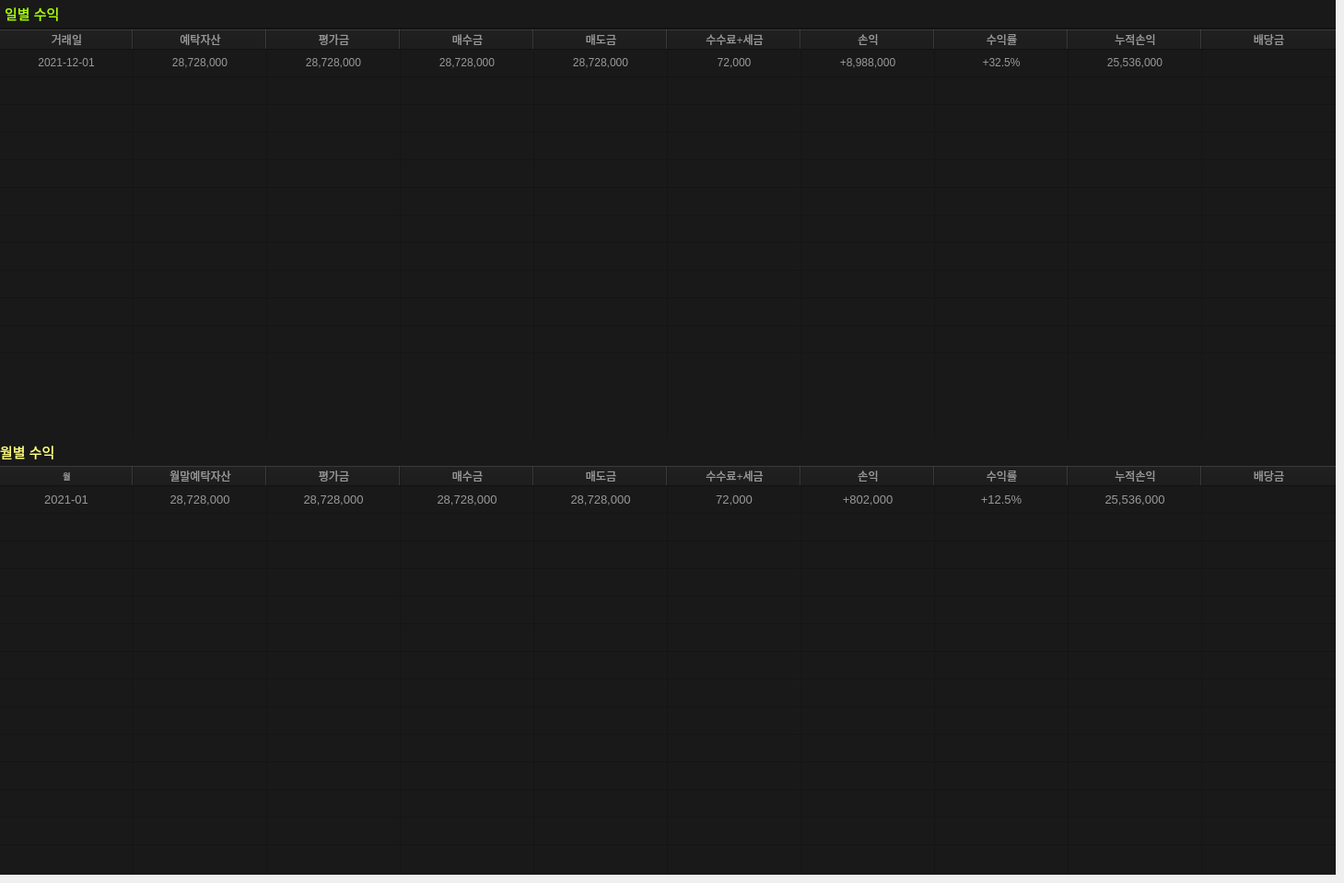
            <widget class="QWidget" name="page_2">
             <widget class="QFrame" name="frame_9">
              <property name="geometry">
               <rect>
                <x>0</x>
                <y>0</y>
                <width>1450</width>
                <height>950</height>
               </rect>
              </property>
              <property name="minimumSize">
               <size>
                <width>1450</width>
                <height>950</height>
               </size>
              </property>
              <property name="maximumSize">
               <size>
                <width>1000</width>
                <height>16777215</height>
               </size>
              </property>
              <property name="styleSheet">
               <string notr="true">background-color: rgb(18, 18, 18);</string>
              </property>
              <property name="frameShape">
               <enum>QFrame::NoFrame</enum>
              </property>
              <property name="frameShadow">
               <enum>QFrame::Raised</enum>
              </property>
              <layout class="QVBoxLayout" name="verticalLayout_29" stretch="0,0">
               <property name="spacing">
                <number>2</number>
               </property>
               <property name="leftMargin">
                <number>0</number>
               </property>
               <property name="topMargin">
                <number>0</number>
               </property>
               <property name="rightMargin">
                <number>0</number>
               </property>
               <property name="bottomMargin">
                <number>0</number>
               </property>
               <item>
                <widget class="QFrame" name="frame_21">
                 <property name="minimumSize">
                  <size>
                   <width>0</width>
                   <height>30</height>
                  </size>
                 </property>
                 <property name="maximumSize">
                  <size>
                   <width>16777215</width>
                   <height>30</height>
                  </size>
                 </property>
                 <property name="styleSheet">
                  <string notr="true">background-color: rgb(25, 25, 25);</string>
                 </property>
                 <property name="frameShape">
                  <enum>QFrame::NoFrame</enum>
                 </property>
                 <property name="frameShadow">
                  <enum>QFrame::Raised</enum>
                 </property>
                 <layout class="QHBoxLayout" name="horizontalLayout_16">
                  <property name="spacing">
                   <number>0</number>
                  </property>
                  <property name="leftMargin">
                   <number>5</number>
                  </property>
                  <property name="topMargin">
                   <number>0</number>
                  </property>
                  <property name="rightMargin">
                   <number>5</number>
                  </property>
                  <property name="bottomMargin">
                   <number>0</number>
                  </property>
                  <item>
                   <widget class="QLabel" name="label_33">
                    <property name="minimumSize">
                     <size>
                      <width>0</width>
                      <height>30</height>
                     </size>
                    </property>
                    <property name="maximumSize">
                     <size>
                      <width>16777215</width>
                      <height>30</height>
                     </size>
                    </property>
                    <property name="font">
                     <font>
                      <family>Arial</family>
                      <pointsize>11</pointsize>
                      <weight>50</weight>
                      <bold>false</bold>
                     </font>
                    </property>
                    <property name="styleSheet">
                     <string notr="true">color: rgb(152, 152, 152);</string>
                    </property>
                    <property name="text">
                     <string>&lt;html&gt;&lt;head/&gt;&lt;body&gt;&lt;p&gt;&lt;span style=&quot; color:#aaff00;&quot;&gt;일별 수익&lt;/span&gt;&lt;/p&gt;&lt;/body&gt;&lt;/html&gt;</string>
                    </property>
                    <property name="alignment">
                     <set>Qt::AlignLeading|Qt::AlignLeft|Qt::AlignVCenter</set>
                    </property>
                   </widget>
                  </item>
                 </layout>
                </widget>
               </item>
               <item>
                <widget class="QFrame" name="dataFrame_6">
                 <property name="styleSheet">
                  <string notr="true">background-color: rgb(25, 25, 25);</string>
                 </property>
                 <property name="frameShape">
                  <enum>QFrame::NoFrame</enum>
                 </property>
                 <property name="frameShadow">
                  <enum>QFrame::Raised</enum>
                 </property>
                 <layout class="QVBoxLayout" name="verticalLayout_9">
                  <property name="spacing">
                   <number>0</number>
                  </property>
                  <property name="leftMargin">
                   <number>0</number>
                  </property>
                  <property name="topMargin">
                   <number>0</number>
                  </property>
                  <property name="rightMargin">
                   <number>0</number>
                  </property>
                  <property name="bottomMargin">
                   <number>0</number>
                  </property>
                  <item>
                   <widget class="QTableWidget" name="tableWidget_10">
                    <property name="minimumSize">
                     <size>
                      <width>1000</width>
                      <height>450</height>
                     </size>
                    </property>
                    <property name="maximumSize">
                     <size>
                      <width>16777215</width>
                      <height>450</height>
                     </size>
                    </property>
                    <property name="styleSheet">
                     <string notr="true">color: rgb(152, 152, 152);
background-color: rgb(25, 25, 25);</string>
                    </property>
                    <property name="frameShape">
                     <enum>QFrame::NoFrame</enum>
                    </property>
                    <property name="verticalScrollBarPolicy">
                     <enum>Qt::ScrollBarAlwaysOff</enum>
                    </property>
                    <property name="horizontalScrollBarPolicy">
                     <enum>Qt::ScrollBarAlwaysOff</enum>
                    </property>
                    <property name="sizeAdjustPolicy">
                     <enum>QAbstractScrollArea::AdjustToContents</enum>
                    </property>
                    <property name="autoScroll">
                     <bool>true</bool>
                    </property>
                    <property name="showDropIndicator" stdset="0">
                     <bool>false</bool>
                    </property>
                    <property name="dragEnabled">
                     <bool>false</bool>
                    </property>
                    <property name="dragDropOverwriteMode">
                     <bool>false</bool>
                    </property>
                    <property name="alternatingRowColors">
                     <bool>false</bool>
                    </property>
                    <property name="showGrid">
                     <bool>true</bool>
                    </property>
                    <property name="sortingEnabled">
                     <bool>true</bool>
                    </property>
                    <property name="rowCount">
                     <number>12</number>
                    </property>
                    <attribute name="horizontalHeaderMinimumSectionSize">
                     <number>50</number>
                    </attribute>
                    <attribute name="horizontalHeaderDefaultSectionSize">
                     <number>145</number>
                    </attribute>
                    <attribute name="horizontalHeaderStretchLastSection">
                     <bool>true</bool>
                    </attribute>
                    <attribute name="verticalHeaderVisible">
                     <bool>false</bool>
                    </attribute>
                    <attribute name="verticalHeaderStretchLastSection">
                     <bool>true</bool>
                    </attribute>
                    <row>
                     <property name="text">
                      <string>새 열</string>
                     </property>
                    </row>
                    <row>
                     <property name="text">
                      <string>새 열</string>
                     </property>
                    </row>
                    <row>
                     <property name="text">
                      <string>새 열</string>
                     </property>
                    </row>
                    <row>
                     <property name="text">
                      <string>새 열</string>
                     </property>
                    </row>
                    <row>
                     <property name="text">
                      <string>새 열</string>
                     </property>
                    </row>
                    <row>
                     <property name="text">
                      <string>새 열</string>
                     </property>
                    </row>
                    <row>
                     <property name="text">
                      <string>새 열</string>
                     </property>
                    </row>
                    <row>
                     <property name="text">
                      <string>새 열</string>
                     </property>
                    </row>
                    <row>
                     <property name="text">
                      <string>새 열</string>
                     </property>
                    </row>
                    <row>
                     <property name="text">
                      <string>새 열</string>
                     </property>
                    </row>
                    <row/>
                    <row/>
                    <column>
                     <property name="text">
                      <string>거래일</string>
                     </property>
                    </column>
                    <column>
                     <property name="text">
                      <string>예탁자산</string>
                     </property>
                    </column>
                    <column>
                     <property name="text">
                      <string>평가금</string>
                     </property>
                    </column>
                    <column>
                     <property name="text">
                      <string notr="true">매수금</string>
                     </property>
                    </column>
                    <column>
                     <property name="text">
                      <string>매도금</string>
                     </property>
                    </column>
                    <column>
                     <property name="text">
                      <string>수수료+세금</string>
                     </property>
                    </column>
                    <column>
                     <property name="text">
                      <string>손익</string>
                     </property>
                    </column>
                    <column>
                     <property name="text">
                      <string>수익률</string>
                     </property>
                    </column>
                    <column>
                     <property name="text">
                      <string>누적손익</string>
                     </property>
                    </column>
                    <column>
                     <property name="text">
                      <string>배당금</string>
                     </property>
                    </column>
                    <item row="0" column="0">
                     <property name="text">
                      <string>2021-12-01</string>
                     </property>
                     <property name="textAlignment">
                      <set>AlignCenter</set>
                     </property>
                    </item>
                    <item row="0" column="1">
                     <property name="text">
                      <string>28,728,000</string>
                     </property>
                     <property name="textAlignment">
                      <set>AlignCenter</set>
                     </property>
                    </item>
                    <item row="0" column="2">
                     <property name="text">
                      <string>28,728,000</string>
                     </property>
                     <property name="textAlignment">
                      <set>AlignCenter</set>
                     </property>
                    </item>
                    <item row="0" column="3">
                     <property name="text">
                      <string>28,728,000</string>
                     </property>
                     <property name="textAlignment">
                      <set>AlignCenter</set>
                     </property>
                    </item>
                    <item row="0" column="4">
                     <property name="text">
                      <string>28,728,000</string>
                     </property>
                     <property name="textAlignment">
                      <set>AlignCenter</set>
                     </property>
                    </item>
                    <item row="0" column="5">
                     <property name="text">
                      <string>72,000</string>
                     </property>
                     <property name="textAlignment">
                      <set>AlignCenter</set>
                     </property>
                    </item>
                    <item row="0" column="6">
                     <property name="text">
                      <string>+8,988,000</string>
                     </property>
                     <property name="textAlignment">
                      <set>AlignCenter</set>
                     </property>
                    </item>
                    <item row="0" column="7">
                     <property name="text">
                      <string>+32.5%</string>
                     </property>
                     <property name="textAlignment">
                      <set>AlignCenter</set>
                     </property>
                    </item>
                    <item row="0" column="8">
                     <property name="text">
                      <string>25,536,000</string>
                     </property>
                     <property name="textAlignment">
                      <set>AlignCenter</set>
                     </property>
                    </item>
                   </widget>
                  </item>
                  <item>
                   <widget class="QLabel" name="label_36">
                    <property name="minimumSize">
                     <size>
                      <width>0</width>
                      <height>30</height>
                     </size>
                    </property>
                    <property name="maximumSize">
                     <size>
                      <width>16777215</width>
                      <height>30</height>
                     </size>
                    </property>
                    <property name="font">
                     <font>
                      <family>Arial</family>
                      <pointsize>11</pointsize>
                      <weight>50</weight>
                      <bold>false</bold>
                     </font>
                    </property>
                    <property name="styleSheet">
                     <string notr="true">color: rgb(152, 152, 152);</string>
                    </property>
                    <property name="text">
                     <string>&lt;html&gt;&lt;head/&gt;&lt;body&gt;&lt;p&gt;&lt;span style=&quot; color:#ffff7f;&quot;&gt;월별 수익&lt;/span&gt;&lt;/p&gt;&lt;/body&gt;&lt;/html&gt;</string>
                    </property>
                    <property name="alignment">
                     <set>Qt::AlignLeading|Qt::AlignLeft|Qt::AlignVCenter</set>
                    </property>
                   </widget>
                  </item>
                  <item>
                   <widget class="QTableWidget" name="tableWidget_13">
                    <property name="minimumSize">
                     <size>
                      <width>1000</width>
                      <height>450</height>
                     </size>
                    </property>
                    <property name="maximumSize">
                     <size>
                      <width>16777215</width>
                      <height>450</height>
                     </size>
                    </property>
                    <property name="font">
                     <font>
                      <pointsize>10</pointsize>
                     </font>
                    </property>
                    <property name="styleSheet">
                     <string notr="true">color: rgb(152, 152, 152);
background-color: rgb(25, 25, 25);</string>
                    </property>
                    <property name="frameShape">
                     <enum>QFrame::NoFrame</enum>
                    </property>
                    <property name="verticalScrollBarPolicy">
                     <enum>Qt::ScrollBarAlwaysOff</enum>
                    </property>
                    <property name="horizontalScrollBarPolicy">
                     <enum>Qt::ScrollBarAlwaysOff</enum>
                    </property>
                    <property name="sizeAdjustPolicy">
                     <enum>QAbstractScrollArea::AdjustToContents</enum>
                    </property>
                    <property name="autoScroll">
                     <bool>true</bool>
                    </property>
                    <property name="showDropIndicator" stdset="0">
                     <bool>false</bool>
                    </property>
                    <property name="dragEnabled">
                     <bool>false</bool>
                    </property>
                    <property name="dragDropOverwriteMode">
                     <bool>false</bool>
                    </property>
                    <property name="alternatingRowColors">
                     <bool>false</bool>
                    </property>
                    <property name="showGrid">
                     <bool>true</bool>
                    </property>
                    <property name="sortingEnabled">
                     <bool>true</bool>
                    </property>
                    <property name="rowCount">
                     <number>14</number>
                    </property>
                    <attribute name="horizontalHeaderMinimumSectionSize">
                     <number>30</number>
                    </attribute>
                    <attribute name="horizontalHeaderDefaultSectionSize">
                     <number>145</number>
                    </attribute>
                    <attribute name="horizontalHeaderStretchLastSection">
                     <bool>true</bool>
                    </attribute>
                    <attribute name="verticalHeaderVisible">
                     <bool>false</bool>
                    </attribute>
                    <attribute name="verticalHeaderStretchLastSection">
                     <bool>true</bool>
                    </attribute>
                    <row>
                     <property name="text">
                      <string>새 열</string>
                     </property>
                    </row>
                    <row>
                     <property name="text">
                      <string>새 열</string>
                     </property>
                    </row>
                    <row>
                     <property name="text">
                      <string>새 열</string>
                     </property>
                    </row>
                    <row>
                     <property name="text">
                      <string>새 열</string>
                     </property>
                    </row>
                    <row>
                     <property name="text">
                      <string>새 열</string>
                     </property>
                    </row>
                    <row>
                     <property name="text">
                      <string>새 열</string>
                     </property>
                    </row>
                    <row>
                     <property name="text">
                      <string>새 열</string>
                     </property>
                    </row>
                    <row>
                     <property name="text">
                      <string>새 열</string>
                     </property>
                    </row>
                    <row>
                     <property name="text">
                      <string>새 열</string>
                     </property>
                    </row>
                    <row>
                     <property name="text">
                      <string>새 열</string>
                     </property>
                    </row>
                    <row>
                     <property name="text">
                      <string>새 열</string>
                     </property>
                    </row>
                    <row>
                     <property name="text">
                      <string>새 열</string>
                     </property>
                    </row>
                    <row/>
                    <row/>
                    <column>
                     <property name="text">
                      <string>월</string>
                     </property>
                     <property name="font">
                      <font>
                       <pointsize>7</pointsize>
                      </font>
                     </property>
                    </column>
                    <column>
                     <property name="text">
                      <string>월말예탁자산</string>
                     </property>
                    </column>
                    <column>
                     <property name="text">
                      <string>평가금</string>
                     </property>
                    </column>
                    <column>
                     <property name="text">
                      <string notr="true">매수금</string>
                     </property>
                    </column>
                    <column>
                     <property name="text">
                      <string>매도금</string>
                     </property>
                    </column>
                    <column>
                     <property name="text">
                      <string>수수료+세금</string>
                     </property>
                    </column>
                    <column>
                     <property name="text">
                      <string>손익</string>
                     </property>
                    </column>
                    <column>
                     <property name="text">
                      <string>수익률</string>
                     </property>
                    </column>
                    <column>
                     <property name="text">
                      <string>누적손익</string>
                     </property>
                    </column>
                    <column>
                     <property name="text">
                      <string>배당금</string>
                     </property>
                    </column>
                    <item row="0" column="0">
                     <property name="text">
                      <string>2021-01</string>
                     </property>
                     <property name="textAlignment">
                      <set>AlignCenter</set>
                     </property>
                    </item>
                    <item row="0" column="1">
                     <property name="text">
                      <string>28,728,000</string>
                     </property>
                     <property name="textAlignment">
                      <set>AlignCenter</set>
                     </property>
                    </item>
                    <item row="0" column="2">
                     <property name="text">
                      <string>28,728,000</string>
                     </property>
                     <property name="textAlignment">
                      <set>AlignCenter</set>
                     </property>
                    </item>
                    <item row="0" column="3">
                     <property name="text">
                      <string>28,728,000</string>
                     </property>
                     <property name="textAlignment">
                      <set>AlignCenter</set>
                     </property>
                    </item>
                    <item row="0" column="4">
                     <property name="text">
                      <string>28,728,000</string>
                     </property>
                     <property name="textAlignment">
                      <set>AlignCenter</set>
                     </property>
                    </item>
                    <item row="0" column="5">
                     <property name="text">
                      <string>72,000</string>
                     </property>
                     <property name="textAlignment">
                      <set>AlignCenter</set>
                     </property>
                    </item>
                    <item row="0" column="6">
                     <property name="text">
                      <string>+802,000</string>
                     </property>
                     <property name="textAlignment">
                      <set>AlignCenter</set>
                     </property>
                    </item>
                    <item row="0" column="7">
                     <property name="text">
                      <string>+12.5%</string>
                     </property>
                     <property name="textAlignment">
                      <set>AlignCenter</set>
                     </property>
                    </item>
                    <item row="0" column="8">
                     <property name="text">
                      <string>25,536,000</string>
                     </property>
                     <property name="textAlignment">
                      <set>AlignCenter</set>
                     </property>
                    </item>
                   </widget>
                  </item>
                 </layout>
                </widget>
               </item>
              </layout>
             </widget>
            </widget>
